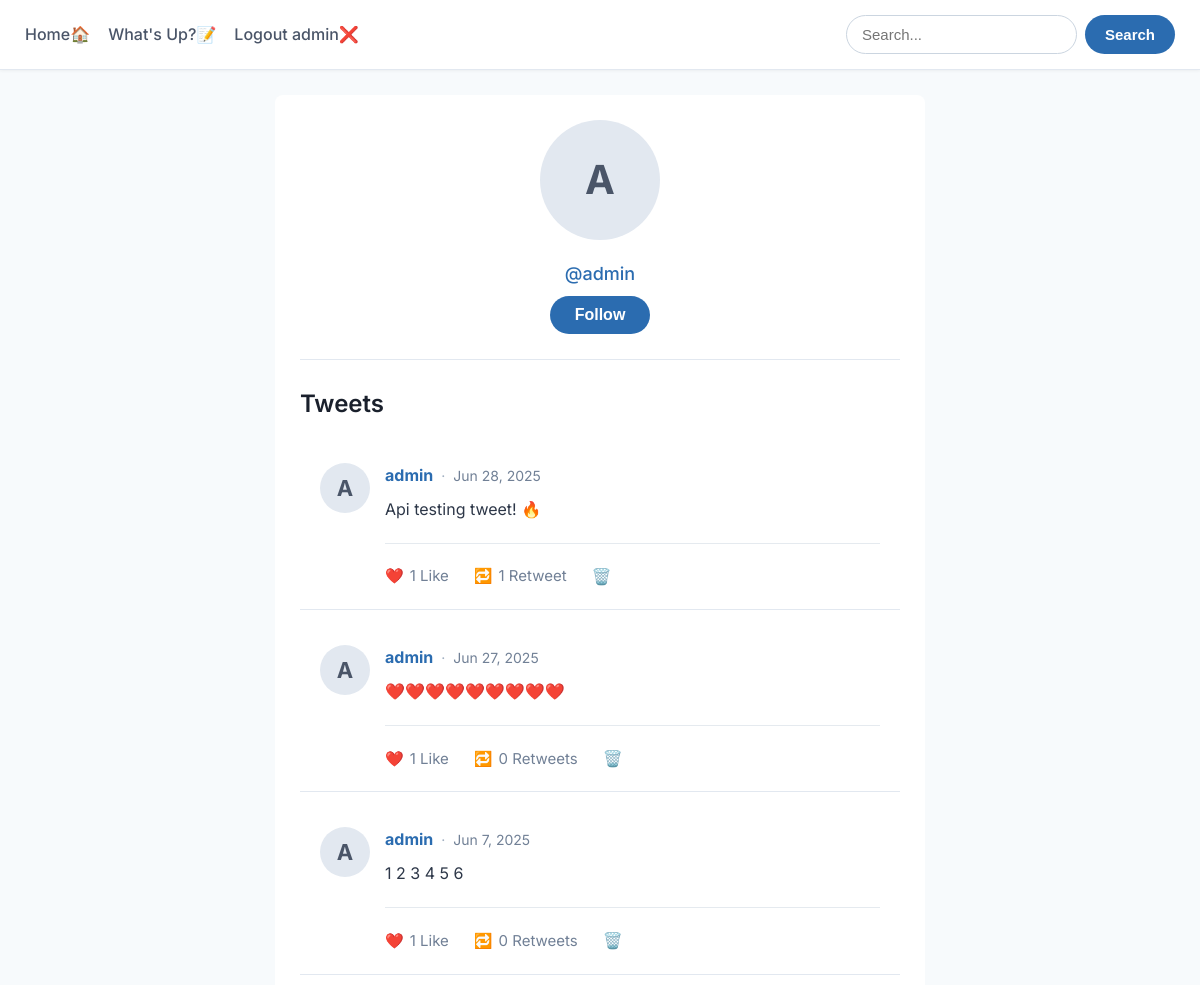
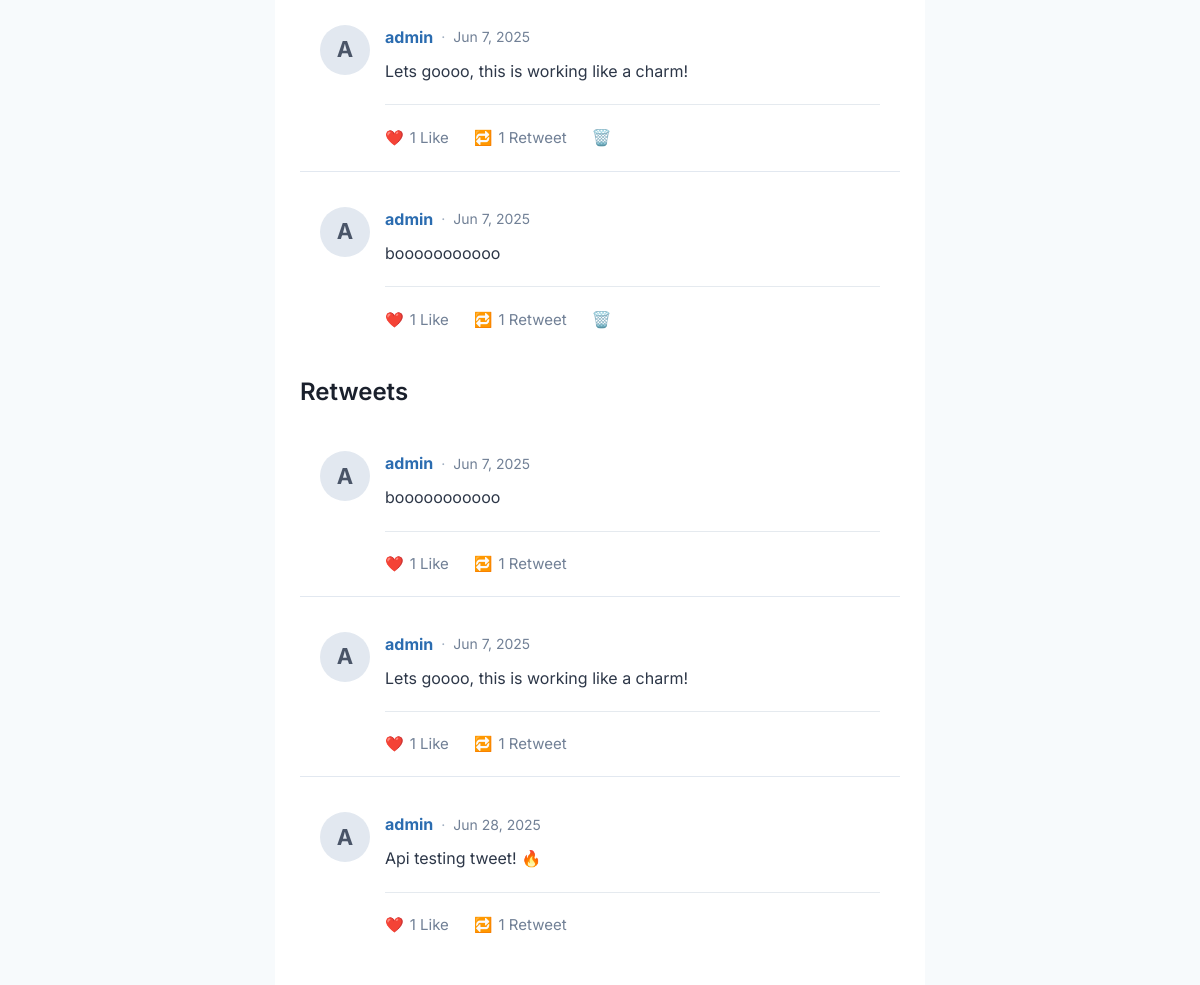
The app's page /profile/admin/ (signed in), older data (2 pictures, top to bottom).
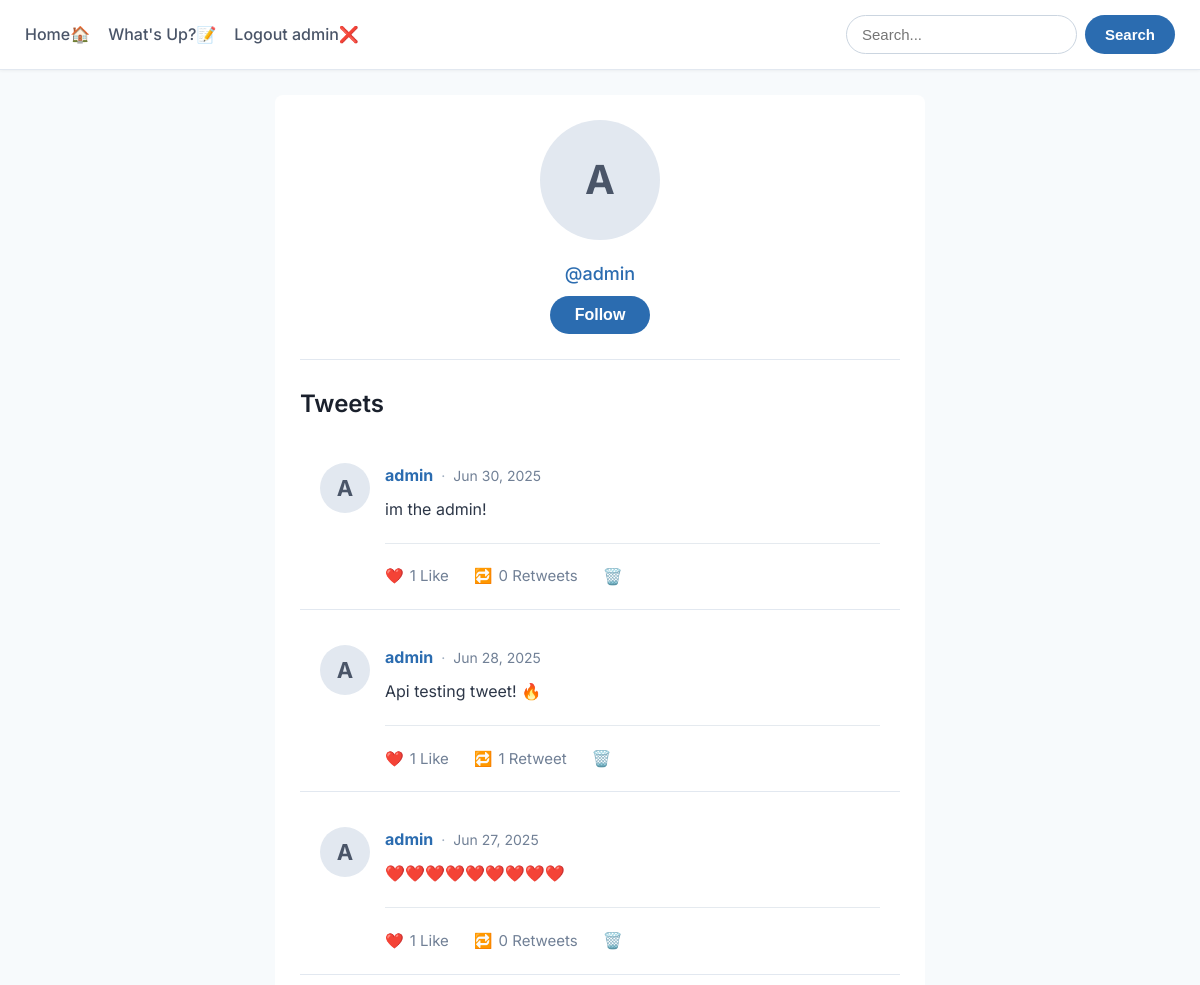
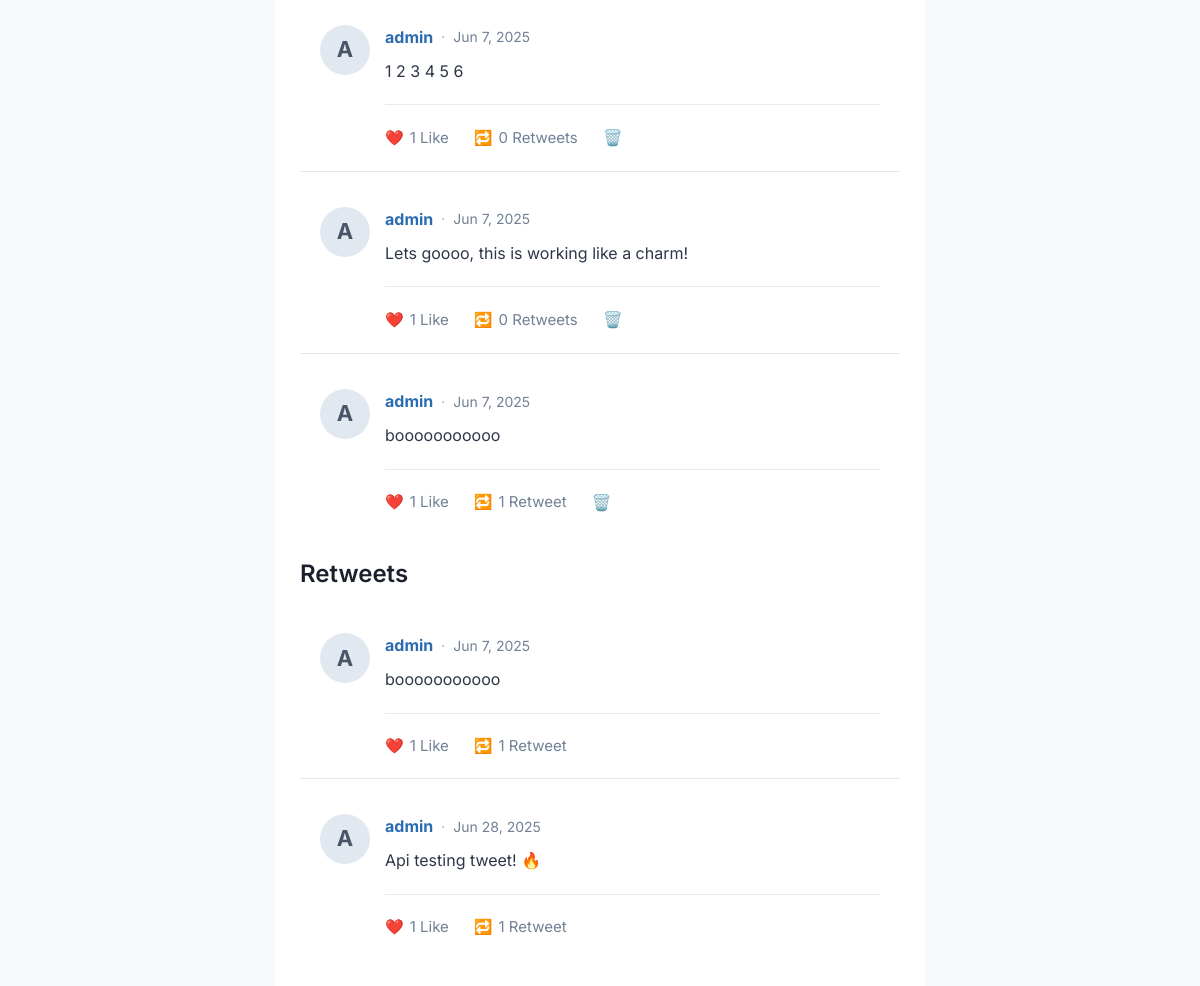
The same page, newer data (2 pictures, top to bottom).
### twitterApp/models.py (models this page shows, shortened)
class Profile(AbstractUser):
    bio = models.TextField(blank=True, help_text="A short biography about the user.")
    website = models.URLField(max_length=200, blank=True, help_text="The user's personal website URL.")
    profile_picture = models.ImageField(upload_to='profile_pics/', blank=True, help_text="The user's profile picture.")

class Post(models.Model):
    user = models.ForeignKey(settings.AUTH_USER_MODEL, on_delete=models.CASCADE, related_name='posts', help_text="The user who created the post.")
    content = models.TextField(max_length=280, help_text="The content of the post (max 280 characters).")
    created_at = models.DateTimeField(auto_now_add=True, help_text="The date and time the post was created.")
    @property
    def like_count(self):
        return self.likes.count()
    @property
    def retweet_count(self):
        return self.retweets.count()

class Retweet(models.Model):
    user = models.ForeignKey(settings.AUTH_USER_MODEL, on_delete=models.CASCADE, related_name='retweets', help_text="The user who retweeted the post.")
    tweet = models.ForeignKey(Post, on_delete=models.CASCADE, related_name='retweets', help_text="The post that was retweeted.")
    class Meta:
        unique_together = ('user','tweet')

### twitterApp/views.py (the view)
# urls.py: path('profile/<str:username>/', views.profile, name='user_profile'),
@login_required
def profile(request, username):
    user_profile = get_object_or_404(User, username=username)
    user_tweets = Post.objects.filter(user=user_profile).order_by('-created_at')
    user_retweets = Retweet.objects.filter(user=user_profile).select_related('tweet')
    is_following = Follow.objects.filter(follower=request.user, followed=user_profile).exists()
    context = {
        'user_profile': user_profile,
        'user_tweets': user_tweets,
        'user_retweets' : user_retweets,
        'is_following': is_following
    }
    return render(request, 'profile.html', context)

### templates/profile.html (shortened to what this page needs)
{% extends 'base.html' %}
{% block main %}
<div class="profile-container">
    <div class="profile-header-section">
        {% if user_profile.profile_picture %}
            <img src="{{ user_profile.profile_picture.url }}" alt="{{ user_profile.username }}'s profile picture"
                 class="profile-avatar-large">
        {% else %}
            <div class="profile-avatar-large-fallback">
                {{ user_profile.username.0|upper }}
            </div>
        {% endif %}
        <h3 class="profile-username" style="margin: 7px">@{{ user_profile.username }}</h3>
        <form method="POST" action="{% url 'follow' user_profile.username %}">
            {% if is_following %}
                <button type="submit" class="follow-button">Unfollow</button>
            {% else %}
                <button type="submit" class="follow-button">Follow</button>
            {% endif %}
        </form>
    </div>
    <div>
        <h2>Tweets</h2>
        {% for tweet in user_tweets %}
            <div class="tweet-card">
                <div class="tweet-avatar-wrapper" style="margin-right: 15px;">
                    {% if tweet.user.profile_picture %}
                        <img src="{{ tweet.user.profile_picture.url }}" alt="{{ tweet.user.username }}'s profile picture"
                             class="tweet-avatar">
                    {% else %}
                        <div class="tweet-avatar-fallback">
                            {{ tweet.user.username.0|upper }}
                        </div>
                    {% endif %}
                </div>
                <div class="tweet-content-area">
                    <p class="tweet-header">
                        <strong class="tweet-username-link"><a href="{% url 'user_profile' username=tweet.user.username %}">{{ tweet.user.username }}</a></strong>
                        <span class="tweet-meta-separator">·</span>
                        <small class="tweet-timestamp">{{ tweet.created_at|date:"M j, Y" }}</small>
                    </p>
                    <p class="tweet-text">{{ tweet.content }}</p>
                    <hr style="border: none; border-top: 1px solid #cbd5e0; margin: 20px 0; opacity: 0.5">
                    <div class="tweet-actions">
                        <a href="{% url 'like' tweet.id %}" class="tweet-action-link">❤️ <span>{{ tweet.like_count }} Like{% if tweet.like_count != 1 %}s{% endif %}</span></a>
                        <a href="{% url 'retweet' tweet.id %}" class="tweet-action-link">🔁 <span>{{ tweet.retweet_count }} Retweet{% if tweet.retweet_count != 1 %}s{% endif %}</span></a>
                        <a href="{% url "delete" tweet.id %}">🗑️</a>
                    </div>
                </div>
            </div>
        {% empty %}
            <p class="empty-message">No tweets from {{ user_profile.username }} yet.</p>
        {% endfor %}
    </div>
<div>
    <h2>Retweets</h2>
    {% for retweet in user_retweets %}
        <div class="tweet-card">
            <div class="tweet-avatar-wrapper" style="margin-right: 15px;">
                {% if retweet.tweet.user.profile_picture %}
                    <img src="{{ retweet.tweet.user.profile_picture.url }}" alt="{{ retweet.tweet.user.username }}'s profile picture"
                         class="tweet-avatar">
                {% else %}
                    <div class="tweet-avatar-fallback">
                        {{ retweet.tweet.user.username.0|upper }}
                    </div>
                {% endif %}
            </div>
            <div class="tweet-content-area">
                <p class="tweet-header">
                    <strong class="tweet-username-link"><a href="{% url 'user_profile' username=retweet.tweet.user.username %}">{{ retweet.tweet.user.username }}</a></strong>
                    <span class="tweet-meta-separator">·</span>
                    <small class="tweet-timestamp">{{ retweet.tweet.created_at|date:"M j, Y" }}</small>
                </p>
                <p class="tweet-text">{{ retweet.tweet.content }}</p>
                <hr style="border: none; border-top: 1px solid #cbd5e0; margin: 20px 0; opacity: 0.5">
                <div class="tweet-actions">
                    <a href="{% url 'like' retweet.tweet.id %}" class="tweet-action-link">❤️ <span>{{ retweet.tweet.like_count }} Like{% if retweet.tweet.like_count != 1 %}s{% endif %}</span></a>
                    <a href="{% url 'retweet' retweet.tweet.id %}" class="tweet-action-link">🔁 <span>{{ retweet.tweet.retweet_count }} Retweet{% if retweet.tweet.retweet_count != 1 %}s{% endif %}</span></a>
                </div>
            </div>
        </div>
    {% empty %}
        <p class="empty-message">No retweets from {{ user_profile.username }} yet.</p>
    {% endfor %}
</div>
{% endblock %}

### templates/base.html (shortened to what this page needs)
<!DOCTYPE html>
{% load static %}
<html lang="en">
<head>
</head>
<link rel="stylesheet" href={% static "css/style.css" %}>
<body>
    <header>
        {% block header %}
        <h3>
            <a href="{% url 'home' %}">Home🏠</a>
            <a href="{% url 'user_tweet' %}">What's Up?📝</a>
            {% if user.is_authenticated %}
            <a href="{% url 'logout' %}">Logout {{ user.username }}❌</a>
            {% else %}
            <a href="{% url 'login' %}">Login/Register </a>
            {% endif %}
        </h3>
        <form action="{% url 'search' %}" method="GET" class="search-container">
            <input type="text" id="search" name="search" placeholder="Search...">
            <button type="submit">Search</button>
        </form>
        {% endblock header %}
    </header>
    <main>
        {% block main %}{% endblock main %}
    </main>
</body>
</html>

### statics/css/style.css (style rules this page uses)
body { font-family: 'Inter', sans-serif; margin: 0; padding: 0; background-color: #f7fafc; color: #2d3748; line-height: 1.6; }
a { text-decoration: none; color: #2b6cb0; transition: color 0.2s ease; }
h1, h2, h3 { color: #1a202c; font-weight: 600; }
header { background-color: #ffffff; padding: 15px 25px; border-bottom: 1px solid #e2e8f0; margin-bottom: 25px; box-shadow: 0 1px 3px rgba(0,0,0,0.05); display: flex; align-items: center; justify-content: space-between; position: sticky; top: 0; z-index: 1000; }
header h3 { margin: 0; flex-grow: 1; text-align: left; font-size: 1.1em; font-weight: 500; display: flex; align-items: center; gap: 18px; }
header h3 a { font-size: 16px; color: #4a5568; white-space: nowrap; }
.search-container { display: flex; justify-content: flex-end; width: auto; max-width: 600px; margin: 0; flex-shrink: 0; }
.search-container input[type="text"] { flex-grow: 1; padding: 10px 15px; border: 1px solid #cbd5e0; border-radius: 9999px; outline: none; font-size: 15px; margin-right: 8px; transition: border-color 0.2s ease, box-shadow 0.2s ease; min-width: 120px; }
.search-container button[type="submit"] { background-color: #2b6cb0; color: #ffffff; border: none; border-radius: 9999px; padding: 10px 20px; font-size: 15px; font-weight: 600; cursor: pointer; transition: background-color 0.2s ease; outline: none; }
main { padding: 0 20px; }
.tweet-card { background-color: #ffffff; padding: 20px; margin-bottom: 15px; display: flex; align-items: flex-start; border-bottom: 1px solid #e2e8f0; }
.tweet-card:last-child { border-bottom: none; }
.tweet-avatar-fallback { width: 50px; height: 50px; border-radius: 50%; background-color: #e2e8f0; display: flex; align-items: center; justify-content: center; font-size: 22px; font-weight: bold; color: #4a5568; }
.tweet-content-area { flex-grow: 1; }
.tweet-header { margin: 0; line-height: 1.5; display: flex; align-items: center; }
.tweet-username-link { font-size: 16px; text-decoration: none; color: #2b6cb0; font-weight: bold; }
.tweet-meta-separator { color: #a0aec0; margin-left: 8px; font-size: 14px; }
.tweet-timestamp { color: #718096; margin-left: 8px; font-size: 14px; }
.tweet-text { margin-top: 10px; margin-bottom: 15px; color: #2d3748; font-size: 16px; line-height: 1.6; }
.tweet-actions { display: flex; gap: 25px; }
.tweet-action-link { text-decoration: none; color: #718096; font-size: 15px; display: flex; align-items: center; }
.tweet-action-link span { margin-left: 6px; }
.profile-container { max-width: 600px; margin: 0 auto; background-color: #ffffff; padding: 25px; border-radius: 8px; }
.profile-header-section { text-align: center; padding-bottom: 25px; border-bottom: 1px solid #e2e8f0; margin-bottom: 25px; }
.profile-avatar-large-fallback { width: 120px; height: 120px; border-radius: 50%; background-color: #e2e8f0; display: flex; align-items: center; justify-content: center; font-size: 40px; font-weight: bold; color: #4a5568; margin: 0 auto 20px; }
.profile-username { margin: 0; color: #2b6cb0; font-size: 18px; font-weight: 500; }
.follow-button { background-color: #2b6cb0; color: #ffffff; border: none; border-radius: 9999px; padding: 10px 25px; font-size: 16px; font-weight: 600; cursor: pointer; transition: background-color 0.2s ease; outline: none; }

Row changes from the older to the newer data that the page shows:
removed Retweet: tweet.user.username.0 "A", tweet.user.username "admin", tweet.created_at "Jun 7, 2025", tweet.content "Lets goooo, this is working like a charm!", tweet.like_count "1", tweet.retweet_count "1"
added Post: user.username.0 "A", user.username "admin", created_at "Jun 30, 2025", content "im the admin!", like_count "1", retweet_count "0"
shown differently, row unchanged: Post "Lets goooo, this is working like a charm!": retweet_count "1" → "0"; now shows "s"
